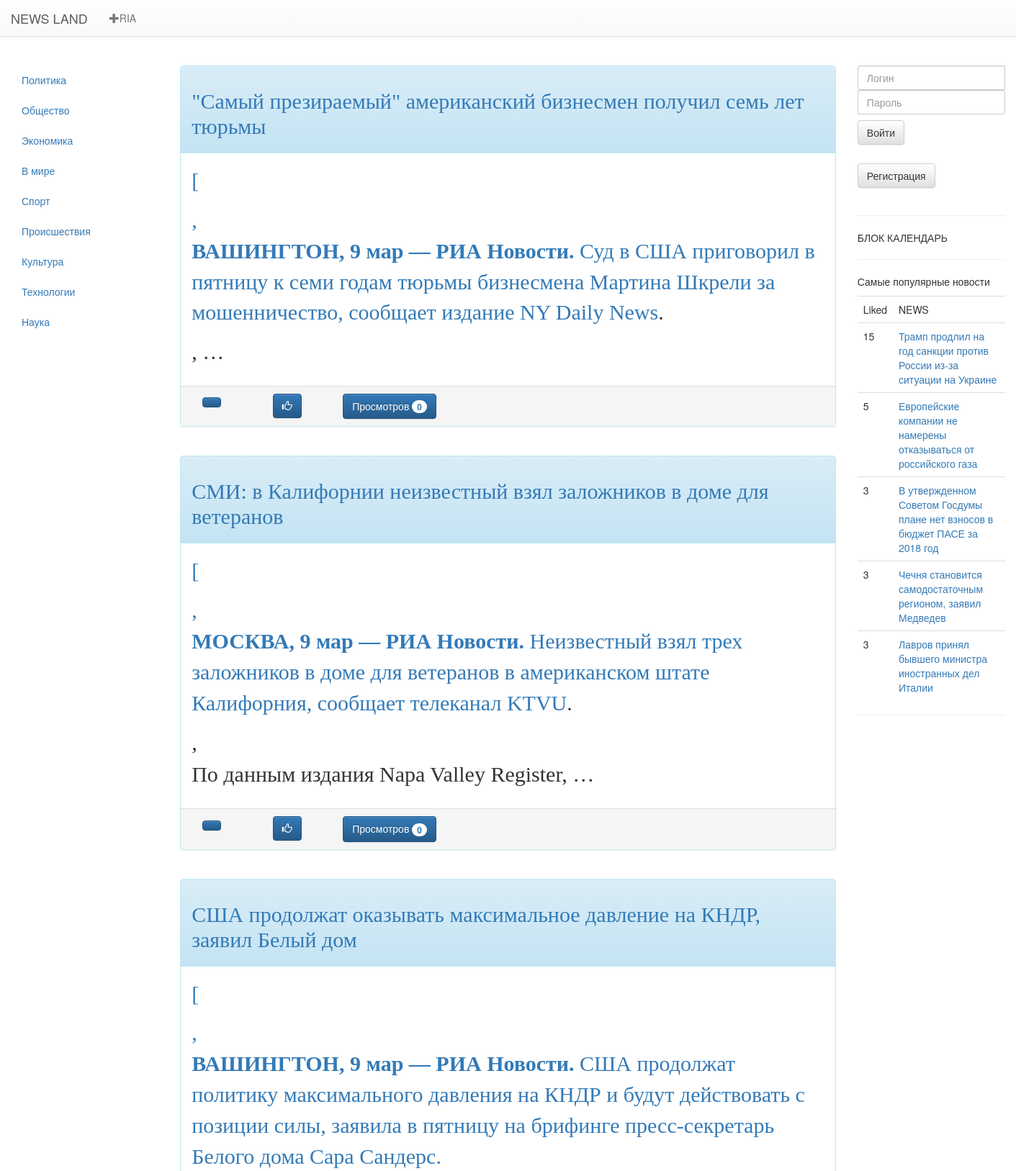
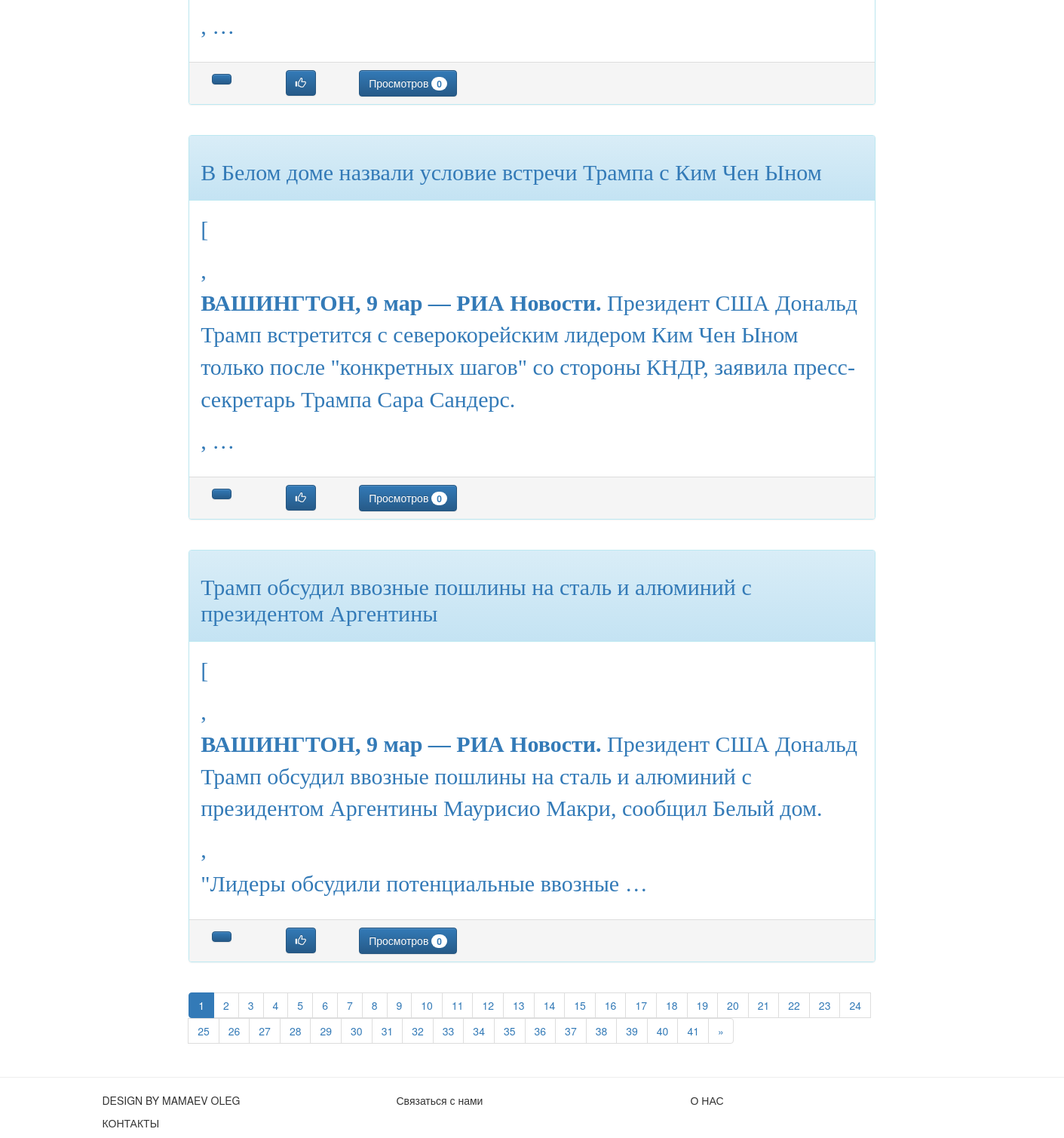
Screenshot of /ria/index with the database file from the repository (2 pictures, top to bottom).
### news/models.py (models this page shows, shortened)
class Testbase(models.Model):
    class Meta:
        verbose_name = 'Тест риа новости'
    title = models.CharField(max_length=300,verbose_name='Заголовок',unique=True)
    datetime = models.DateTimeField(auto_now_add=True,verbose_name='Дата публикации')
    text = models.TextField(verbose_name='Статья')
    image = models.URLField(verbose_name='Ссылка на изображение',default='http://ria.ru')
    cop_url = models.URLField(verbose_name='Ссылка на статью РИА',default='http://ria.ru')
    news_views = models.IntegerField(verbose_name='Просмотры', default=0)

class Newsbase(models.Model):
    class Meta:
        verbose_name = 'Новость'
        verbose_name_plural = 'Новости'
    authors = (
        ('Mamaev_Oleg','Мамаев Олег'),
        ('Maksimova_Marina','Максимова Марина'),
        ('Doncova_Dariya','Донцова Дарья'),
    )
    category = (
        ('policy', 'Политика'),
        ('society', 'Общество'),
        ('economy', 'Экономика'),
        ('world', 'В мире'),
        ('sport', 'Спорт'),
        ('incedent', 'Происшествия'),
        ('culture', 'Культура'),
        ('tech', 'Технологии'),
        ('science', 'Наука'),
    )
    news_title = models.CharField(max_length=250,verbose_name='Заголовок',unique=True)
    news_date = models.DateTimeField(auto_now_add=True,verbose_name='Дата и время публикации')
    news_text = models.TextField(verbose_name='Текст статьи',unique=True)
    news_liked = models.IntegerField(default=0,verbose_name='Like')
    news_category = models.CharField(max_length=20,choices=category,verbose_name='Категория')
    news_authors = models.CharField(max_length=30,choices=authors, verbose_name='Автор' )
    news_views = models.IntegerField(default=0,verbose_name='Просмотров')
    news_pic1 = models.ImageField(upload_to='news/pic/%Y/%m/%d',verbose_name='Изображение1')
    news_pic2 = models.ImageField(upload_to='news/pic/%Y/%m/%d',verbose_name='Изображение2',blank=True)
    news_pic3 = models.ImageField(upload_to='news/pic/%Y/%m/%d',verbose_name='Изображение3',blank=True)
    news_pic4 = models.ImageField(upload_to='news/pic/%Y/%m/%d',verbose_name='Изображение4',blank=True)
    news_pic5 = models.ImageField(upload_to='news/pic/%Y/%m/%d',verbose_name='Изображение5',blank=True)

### news/views.py (the view)
# urls.py: re_path('^ria/index$',                  views.ria_list_Views.as_view(),         name='ria_index'),
class ria_list_Views(ListView,category_list):
    model = Testbase
    template_name = 'ria_index.html'
    paginate_by = 5
    context_object_name = 'list'
    def get(self,request,*args,**kwargs):
        try:
            self.category = self.kwargs['category']
        except:
            self.category = None
        return super(ria_list_Views,self).get(request,*args,**kwargs)
    def get_context_data(self, **kwargs):
        context = super(ria_list_Views,self).get_context_data(**kwargs)
        context['category_now'] = self.category
        context['title'] = 'News_Land : РИА - РИА Новости портал'
        return context
    def get_queryset(self):
        if self.category == None:
            return Testbase.objects.order_by('-datetime')
        else:
            return Newsbase.objects.order_by('-datetime')

### news/forms.py
class LoginForm(forms.Form):
    username = forms.CharField(label='Логин')
    password = forms.CharField(widget=forms.PasswordInput, label='Пароль')

### news/views.py (called while the page is built)
    def get_context_data(self, **kwargs):
        context = super(category_list,self).get_context_data(**kwargs)
        context['category'] = Newsbase.category
        context['authors'] = Newsbase.authors
        context['login_form'] = LoginForm()
        context['top5'] = Newsbase.objects.order_by('-news_liked')[0:5]
        return context

### news/templates/ria_index.html (shortened to what this page needs)
{% extends 'base/main.html' %}
{% load staticfiles %}
{% block category %}
    {% if  category  %}
        {% for cat in category %}
        <li><a href="/{{cat.0}}"> {{cat.1}}</a></li>
        {% endfor %}
    {% else %}
        <p> Категории отсутсвуют</p>
    {% endif %}
{% endblock%}
{% block news%}
    {% if object_list %}
        {% for news in object_list %}
            <div class="panel panel-info ">
                <div class="panel-heading" >
                        <h2><p><font face="Georgia"><a href="{% url 'post' %}?post={{ news.id }}">{{news.title}}</a></font></p></h2>
                </div>
                <div class="panel-body" style="font-size:30px">
                    <p><font face="Georgia"><a href="{% url 'post' %}?post={{ news.id }}">{% autoescape off %}{{news.text|truncatewords:30}}{% endautoescape %}</a></font></p>
                </div>
                <div class="panel-footer">
                    <div class="container">
                        <div class="row">
                            <div class="col-md-1">
                                <button class="btn btn-primary " type="button" >
                                </button>
                            </div>
                            <div class="col-md-1">
                                <button class="btn btn-primary" type="button">
                                    <i class="glyphicon glyphicon-thumbs-up"></i>
                                </button>
                            </div>
                            <div class="col-md-2">
                                <button class="btn btn-primary " type="button" >
                                    Просмотров <span class="badge">{{news.news_views}}</span>
                                </button>
                            </div>
                        </div>
                    </div>
                </div>
            </div>
        {% if  not forloop.last  %}
            <br>
        {% endif %}
    {% endfor %}
    <center>
        <div>
            <nav aria-label="Page navigation">
                <ul class="pagination">
                    {% if  page_obj.has_other_pages  %}
                        {% for pn in page_obj.paginator.page_range %}
                            {% if  category_now  %}
                                {% if  pn != page_obj.number  %}
                                    <li>
                                        <a href="{% url 'ria_index' category=category_now %}?page={{ pn }}">{{ pn }}</a>
                                    </li>
                                {% else %}
                                    <li class="active">
                                        <a href="">{{ pn }} <span class="sr-only">(current)</span></a>
                                    </li>
                                {% endif %}
                            {% else %}
                                {% if  author_name  %}
                                    {% if  pn != page_obj.number  %}
                                        <li>
                                            <a href="{% url 'authors' author_name%}?page={{ pn }}">{{ pn }}</a>
                                        </li>
                                    {% else %}
                                        <li class="active">
                                            <a href="">{{ pn }} <span class="sr-only">(current)</span></a>
                                        </li>
                                    {% endif %}
                                {% else %}
                                    {% if  pn != page_obj.number  %}
                                        <li>
                                            <a href="{% url 'ria_index' %}?page={{ pn }}">{{ pn }}</a>
                                        </li>
                                    {% else %}
                                        <li class="active">
                                            <a href="">{{ pn }} <span class="sr-only">(current)</span></a>
                                        </li>
                                    {% endif %}
                            {% endif %}
                            {% endif %}
                        {% endfor %}
                    {% endif %}
                    {% if  page_obj.has_next  %}
                        {% if  category_now  %}
                            <li>
                                <a href="{% url 'ria_index' category=category_now %}?page={{page_obj.next_page_number}}" aria-label="Next"><span aria-hidden="true">&raquo;</span></a>
                            </li>
                        {% else %}
                            {% if  author_name  %}
                                <li>
                                    <a href="{% url 'authors' author_name%}?page={{page_obj.next_page_number}}" aria-label="Previous">
                                        <span aria-hidden="true">&raquo;</span>
                                    </a>
                                </li>
                            {% else %}
                                <li>
                                 <a href="{% url 'ria_index' %}?page={{page_obj.next_page_number}}" aria-label="Next"><span aria-hidden="true">&raquo;</span></a>
                             </li>
                    {% endif %}
                        {% endif %}
                    {% endif %}
                </ul>
            </nav>
         </div>
    </center>
    {% else %}
        <p>НОВОСТИ ОТСУТСТВУЮТ</p>
    {% endif %}
{% endblock %}

### news/templates/base/top5.html
{% if  top5  %}
    <table class="table">
        <p>
            Самые популярные новости
        </p>
        <tr>
            <td>Liked</td>
            <td>NEWS</td>
        </tr>
        {% for news in top5 %}
        <tr>
            <td>{{ news.news_liked }}</td>
            <td><a href="{% url 'post' %}?post={{news.id}}">{{ news.news_title }}</a></td>
        </tr>
        {% endfor %}
    </table>
{% endif %}

### rows the page displays
Testbase: title "\"Самый презираемый\" американский бизнесмен получил семь лет тюрьмы", text "[ ВАШИНГТОН, 9 мар — РИА Новости. Суд в США приговорил в пятницу к семи годам тюрьмы бизнесмена Мартина Шкрели за мошенничество, сообщает издание NY Daily News . , …", news_views "0"
Testbase: title "СМИ: в Калифорнии неизвестный взял заложников в доме для ветеранов", text "[ МОСКВА, 9 мар — РИА Новости. Неизвестный взял трех заложников в доме для ветеранов в американском штате Калифорния, сообщает телеканал KTVU . , По данным издания Napa Valley Register, …", news_views "0"
Testbase: title "США продолжат оказывать максимальное давление на КНДР, заявил Белый дом", text "[ ВАШИНГТОН, 9 мар — РИА Новости. США продолжат политику максимального давления на КНДР и будут действовать с позиции силы, заявила в пятницу на брифинге пресс-секретарь Белого дома Сара Сандерс. , …", news_views "0"
Testbase: title "В Белом доме назвали условие встречи Трампа с Ким Чен Ыном", text "[ ВАШИНГТОН, 9 мар — РИА Новости. Президент США Дональд Трамп встретится с северокорейским лидером Ким Чен Ыном только после \"конкретных шагов\" со стороны КНДР, заявила пресс-секретарь Трампа Сара Сандерс. , …", news_views "0"
Testbase: title "Трамп обсудил ввозные пошлины на сталь и алюминий с президентом Аргентины", text "[ ВАШИНГТОН, 9 мар — РИА Новости. Президент США Дональд Трамп обсудил ввозные пошлины на сталь и алюминий с президентом Аргентины Маурисио Макри, сообщил Белый дом. , \"Лидеры обсудили потенциальные ввозные …", news_views "0"
Newsbase: news_liked "15", news_title "Трамп продлил на год санкции против России из-за ситуации на Украине"
Newsbase: news_liked "5", news_title "Европейские компании не намерены отказываться от российского газа"
Newsbase: news_liked "3", news_title "В утвержденном Советом Госдумы плане нет взносов в бюджет ПАСЕ за 2018 год"
Newsbase: news_liked "3", news_title "Чечня становится самодостаточным регионом, заявил Медведев"
Newsbase: news_liked "3", news_title "Лавров принял бывшего министра иностранных дел Италии"

### other values shown
{{ cat.1 }} "Политика" "Общество" "Экономика" "В мире" "Спорт" "Происшествия" "Культура" "Технологии" "Наука"
{{ pn }} "1"
{{ pn }} "2" "3" "4" "5" "6" "7" "8" "9" "10" "11" "12" "13" "14" "15" "16" "17" "18" "19" "20" "21" "22" "23" "24" "25" "26" "27" "28" "29" "30" "31" "32" "33" "34" "35" "36" "37" "38" "39" "40" "41"
